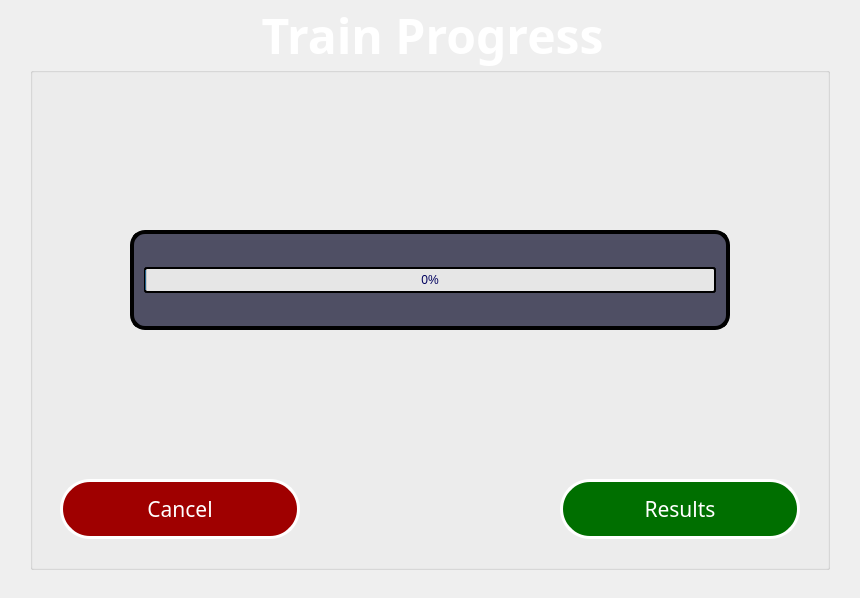
<?xml version="1.0" encoding="UTF-8"?>
<ui version="4.0">
 <class>TrainProgressWindow</class>
 <widget class="QMainWindow" name="TrainProgressWindow">
  <property name="geometry">
   <rect>
    <x>0</x>
    <y>0</y>
    <width>860</width>
    <height>598</height>
   </rect>
  </property>
  <property name="windowTitle">
   <string>Train Model Progress</string>
  </property>
  <widget class="QWidget" name="centralwidget">
   <widget class="QLabel" name="backgroundImg">
    <property name="geometry">
     <rect>
      <x>0</x>
      <y>0</y>
      <width>860</width>
      <height>600</height>
     </rect>
    </property>
    <property name="text">
     <string/>
    </property>
    <property name="pixmap">
     <pixmap>resources/background.jpg</pixmap>
    </property>
    <property name="scaledContents">
     <bool>true</bool>
    </property>
   </widget>
   <widget class="QGroupBox" name="groupBox">
    <property name="enabled">
     <bool>true</bool>
    </property>
    <property name="geometry">
     <rect>
      <x>30</x>
      <y>0</y>
      <width>800</width>
      <height>570</height>
     </rect>
    </property>
    <property name="palette">
     <palette>
      <active>
       <colorrole role="WindowText">
        <brush brushstyle="SolidPattern">
         <color alpha="255">
          <red>255</red>
          <green>255</green>
          <blue>255</blue>
         </color>
        </brush>
       </colorrole>
       <colorrole role="Button">
        <brush brushstyle="SolidPattern">
         <color alpha="255">
          <red>0</red>
          <green>0</green>
          <blue>127</blue>
         </color>
        </brush>
       </colorrole>
       <colorrole role="Text">
        <brush brushstyle="SolidPattern">
         <color alpha="255">
          <red>255</red>
          <green>255</green>
          <blue>255</blue>
         </color>
        </brush>
       </colorrole>
       <colorrole role="ButtonText">
        <brush brushstyle="SolidPattern">
         <color alpha="255">
          <red>255</red>
          <green>255</green>
          <blue>255</blue>
         </color>
        </brush>
       </colorrole>
       <colorrole role="Base">
        <brush brushstyle="SolidPattern">
         <color alpha="255">
          <red>255</red>
          <green>255</green>
          <blue>255</blue>
         </color>
        </brush>
       </colorrole>
       <colorrole role="ToolTipText">
        <brush brushstyle="SolidPattern">
         <color alpha="255">
          <red>0</red>
          <green>0</green>
          <blue>0</blue>
         </color>
        </brush>
       </colorrole>
      </active>
      <inactive>
       <colorrole role="WindowText">
        <brush brushstyle="SolidPattern">
         <color alpha="255">
          <red>255</red>
          <green>255</green>
          <blue>255</blue>
         </color>
        </brush>
       </colorrole>
       <colorrole role="Button">
        <brush brushstyle="SolidPattern">
         <color alpha="255">
          <red>0</red>
          <green>0</green>
          <blue>127</blue>
         </color>
        </brush>
       </colorrole>
       <colorrole role="Text">
        <brush brushstyle="SolidPattern">
         <color alpha="255">
          <red>255</red>
          <green>255</green>
          <blue>255</blue>
         </color>
        </brush>
       </colorrole>
       <colorrole role="ButtonText">
        <brush brushstyle="SolidPattern">
         <color alpha="255">
          <red>255</red>
          <green>255</green>
          <blue>255</blue>
         </color>
        </brush>
       </colorrole>
       <colorrole role="Base">
        <brush brushstyle="SolidPattern">
         <color alpha="255">
          <red>255</red>
          <green>255</green>
          <blue>255</blue>
         </color>
        </brush>
       </colorrole>
       <colorrole role="ToolTipText">
        <brush brushstyle="SolidPattern">
         <color alpha="255">
          <red>0</red>
          <green>0</green>
          <blue>0</blue>
         </color>
        </brush>
       </colorrole>
      </inactive>
      <disabled>
       <colorrole role="WindowText">
        <brush brushstyle="SolidPattern">
         <color alpha="255">
          <red>255</red>
          <green>255</green>
          <blue>255</blue>
         </color>
        </brush>
       </colorrole>
       <colorrole role="Button">
        <brush brushstyle="SolidPattern">
         <color alpha="255">
          <red>0</red>
          <green>0</green>
          <blue>127</blue>
         </color>
        </brush>
       </colorrole>
       <colorrole role="Text">
        <brush brushstyle="SolidPattern">
         <color alpha="255">
          <red>255</red>
          <green>255</green>
          <blue>255</blue>
         </color>
        </brush>
       </colorrole>
       <colorrole role="ButtonText">
        <brush brushstyle="SolidPattern">
         <color alpha="255">
          <red>255</red>
          <green>255</green>
          <blue>255</blue>
         </color>
        </brush>
       </colorrole>
       <colorrole role="Base">
        <brush brushstyle="SolidPattern">
         <color alpha="255">
          <red>240</red>
          <green>240</green>
          <blue>240</blue>
         </color>
        </brush>
       </colorrole>
       <colorrole role="ToolTipText">
        <brush brushstyle="SolidPattern">
         <color alpha="255">
          <red>0</red>
          <green>0</green>
          <blue>0</blue>
         </color>
        </brush>
       </colorrole>
      </disabled>
     </palette>
    </property>
    <property name="font">
     <font>
      <family>Sitka Heading</family>
      <pointsize>36</pointsize>
      <weight>75</weight>
      <bold>true</bold>
      <underline>false</underline>
     </font>
    </property>
    <property name="styleSheet">
     <string notr="true">color: rgb(255, 255, 255);</string>
    </property>
    <property name="title">
     <string>Train Progress</string>
    </property>
    <property name="alignment">
     <set>Qt::AlignCenter</set>
    </property>
    <widget class="QPushButton" name="resultsBtn">
     <property name="enabled">
      <bool>false</bool>
     </property>
     <property name="geometry">
      <rect>
       <x>530</x>
       <y>479</y>
       <width>240</width>
       <height>60</height>
      </rect>
     </property>
     <property name="font">
      <font>
       <family>Sitka Small</family>
       <pointsize>16</pointsize>
       <weight>9</weight>
       <italic>false</italic>
       <bold>false</bold>
      </font>
     </property>
     <property name="acceptDrops">
      <bool>false</bool>
     </property>
     <property name="autoFillBackground">
      <bool>false</bool>
     </property>
     <property name="styleSheet">
      <string notr="true">background-color: rgb(0, 111, 0);

font: 75 16pt &quot;Sitka Small&quot;;
color: rgb(255, 255, 255);
border-width: 3px;
border-radius: 30px;
border-color: rgb(255, 255, 255);
border-style: solid;

alternate-background-color: rgb(135, 135, 135);</string>
     </property>
     <property name="text">
      <string>Results</string>
     </property>
     <property name="checkable">
      <bool>false</bool>
     </property>
     <property name="autoDefault">
      <bool>false</bool>
     </property>
     <property name="default">
      <bool>false</bool>
     </property>
     <property name="flat">
      <bool>false</bool>
     </property>
    </widget>
    <widget class="QPushButton" name="cancelBtn">
     <property name="enabled">
      <bool>true</bool>
     </property>
     <property name="geometry">
      <rect>
       <x>30</x>
       <y>479</y>
       <width>240</width>
       <height>60</height>
      </rect>
     </property>
     <property name="font">
      <font>
       <family>Sitka Small</family>
       <pointsize>16</pointsize>
       <weight>9</weight>
       <italic>false</italic>
       <bold>false</bold>
      </font>
     </property>
     <property name="acceptDrops">
      <bool>false</bool>
     </property>
     <property name="autoFillBackground">
      <bool>false</bool>
     </property>
     <property name="styleSheet">
      <string notr="true">
background-color: rgb(159, 0, 0);
font: 75 16pt &quot;Sitka Small&quot;;
color: rgb(255, 255, 255);
border-width: 3px;
border-radius: 30px;
border-color: rgb(255, 255, 255);
border-style: solid;</string>
     </property>
     <property name="text">
      <string>Cancel</string>
     </property>
     <property name="iconSize">
      <size>
       <width>24</width>
       <height>24</height>
      </size>
     </property>
     <property name="checkable">
      <bool>false</bool>
     </property>
     <property name="autoDefault">
      <bool>false</bool>
     </property>
     <property name="default">
      <bool>false</bool>
     </property>
     <property name="flat">
      <bool>false</bool>
     </property>
    </widget>
    <widget class="QFrame" name="verticalFrame">
     <property name="geometry">
      <rect>
       <x>100</x>
       <y>230</y>
       <width>600</width>
       <height>100</height>
      </rect>
     </property>
     <property name="font">
      <font>
       <family>Sitka Small</family>
       <pointsize>10</pointsize>
       <weight>50</weight>
       <italic>false</italic>
       <bold>false</bold>
      </font>
     </property>
     <property name="autoFillBackground">
      <bool>false</bool>
     </property>
     <property name="styleSheet">
      <string notr="true">border-width: 4px;
border-radius: 15px;
border-color: rgb(0, 0, 0);
border-style: solid;
font: 10pt &quot;Sitka Small&quot;;
color: rgb(255, 255, 255);
background-color: qlineargradient(spread:pad, x1:0.996, y1:0.0340909, x2:1, y2:0, stop:1 rgba(0, 0, 32, 170));</string>
     </property>
     <layout class="QVBoxLayout" name="verticalLayout">
      <property name="spacing">
       <number>0</number>
      </property>
      <property name="sizeConstraint">
       <enum>QLayout::SetNoConstraint</enum>
      </property>
      <property name="leftMargin">
       <number>10</number>
      </property>
      <property name="topMargin">
       <number>0</number>
      </property>
      <property name="rightMargin">
       <number>10</number>
      </property>
      <property name="bottomMargin">
       <number>0</number>
      </property>
      <item>
       <widget class="QProgressBar" name="progressBar">
        <property name="layoutDirection">
         <enum>Qt::LeftToRight</enum>
        </property>
        <property name="styleSheet">
         <string notr="true">background-color: rgb(230, 230, 230);
color: rgb(0, 0, 94);
border-width: 2px;
border-radius: 3px;</string>
        </property>
        <property name="value">
         <number>0</number>
        </property>
        <property name="alignment">
         <set>Qt::AlignCenter</set>
        </property>
        <property name="textVisible">
         <bool>true</bool>
        </property>
        <property name="orientation">
         <enum>Qt::Horizontal</enum>
        </property>
        <property name="invertedAppearance">
         <bool>false</bool>
        </property>
        <property name="textDirection">
         <enum>QProgressBar::TopToBottom</enum>
        </property>
       </widget>
      </item>
     </layout>
    </widget>
   </widget>
  </widget>
 </widget>
 <resources/>
 <connections/>
</ui>
